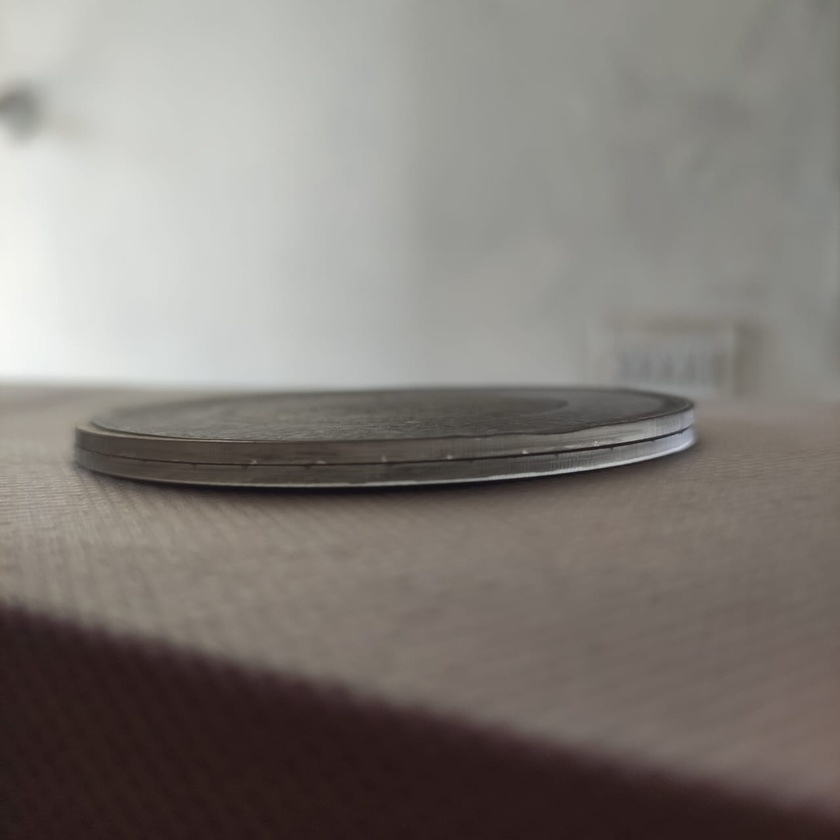
#> input picture Training/disc_ok.jpg, 840 x 840 px, shrunk from 1280 x 1280 before the run
$ python Day5.py
#> lines starting #> are read from the running program, lines starting #| are printed output that depends on the picture; after the words box and inside, x2 and y2 are one past the last pixel; in counts of white or black regions, pixels touching at a corner belong together
import cv2
import numpy as np


def detect_missing_slice(image_path):
    # Load the image
#> called with image_path = 'disc_ok.jpg'
    image = cv2.imread(image_path)
#> image is the input picture: shape (840, 840, 3); mean B, G, R 120.6, 125.5, 130.7
    gray = cv2.cvtColor(image, cv2.COLOR_BGR2GRAY)

    # Apply Gaussian blur to the grayscale image
    blurred = cv2.GaussianBlur(gray, (5, 5), 0)

    # Perform edge detection
    edges = cv2.Canny(blurred, 50, 150)
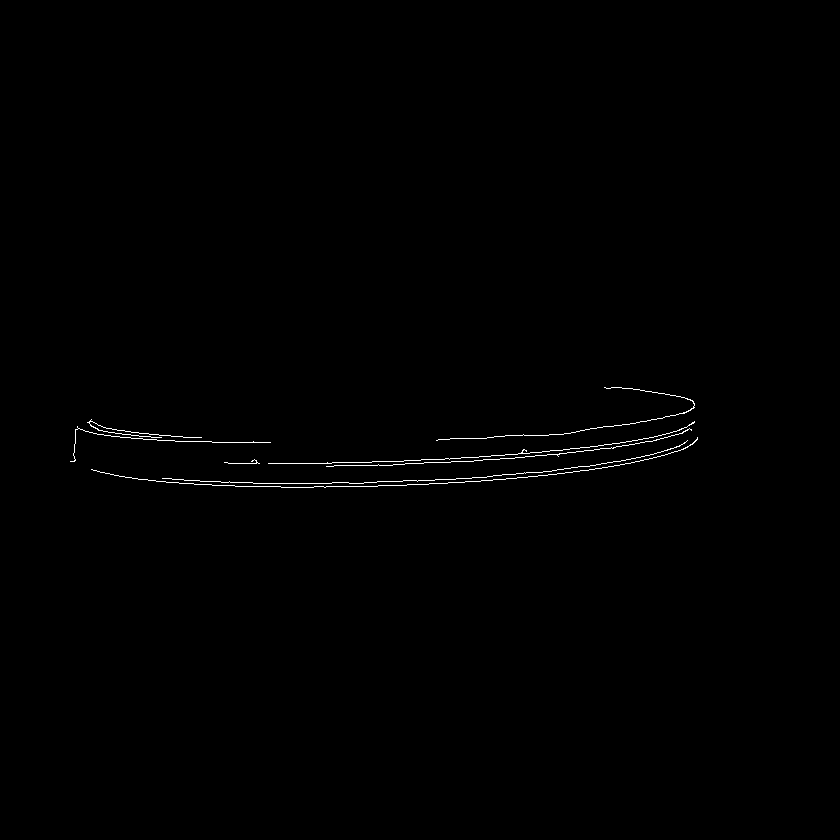
#> edges: shape (840, 840); 0.4% white in thin lines or dots, all inside (x1, y1, x2, y2) = (70, 387, 698, 488)

    # Find contours
    contours, _ = cv2.findContours(edges, cv2.RETR_TREE, cv2.CHAIN_APPROX_SIMPLE)
#> contours = 8 contours, all with area under 20

    # Sort contours by area and get the largest one
    contours = sorted(contours, key=cv2.contourArea, reverse=True)
    largest_contour = contours[0]
#> largest_contour = contour of 180 points, box (x1, y1, x2, y2) (268, 421, 695, 464), area 12

    # Fit an ellipse to the largest contour
    ellipse = cv2.fitEllipse(largest_contour)
#> ellipse = ((356.1, 429.7), (64.62, 676.4), 88.28)

    # Draw the detected contour and the fitted ellipse on the original image
    output = image.copy()
    cv2.drawContours(output, [largest_contour], -1, (0, 255, 0), 2)
    cv2.ellipse(output, ellipse, (255, 0, 0), 2)
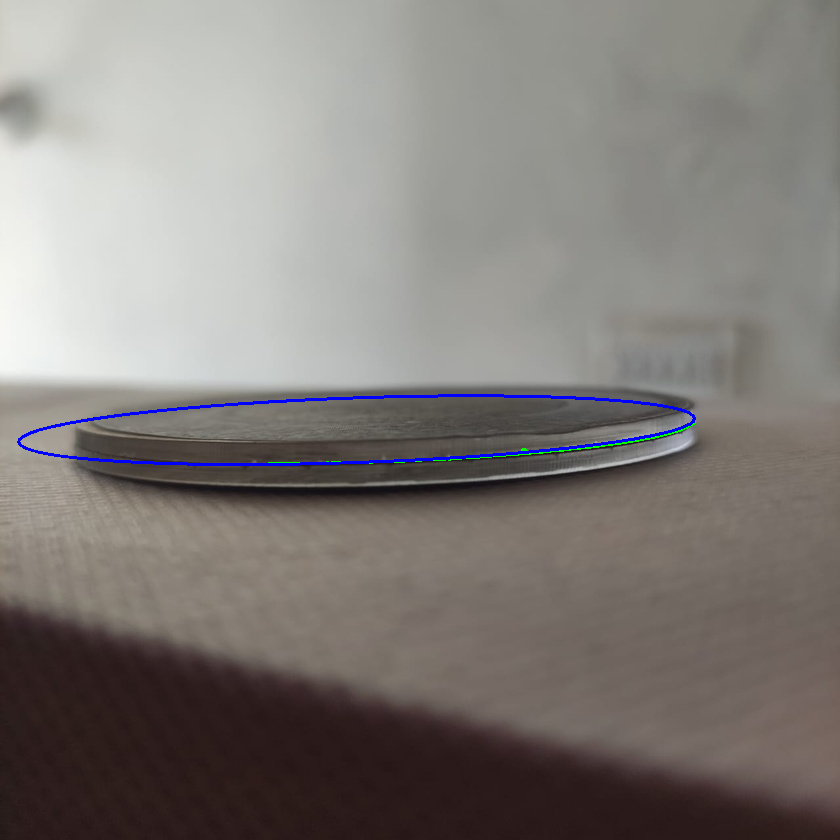
#> output: shape (840, 840, 3); mean B, G, R 121.5, 125, 130

    # Create a mask with the fitted ellipse
    ellipse_mask = np.zeros_like(gray)
    cv2.ellipse(ellipse_mask, ellipse, 255, thickness=-1)
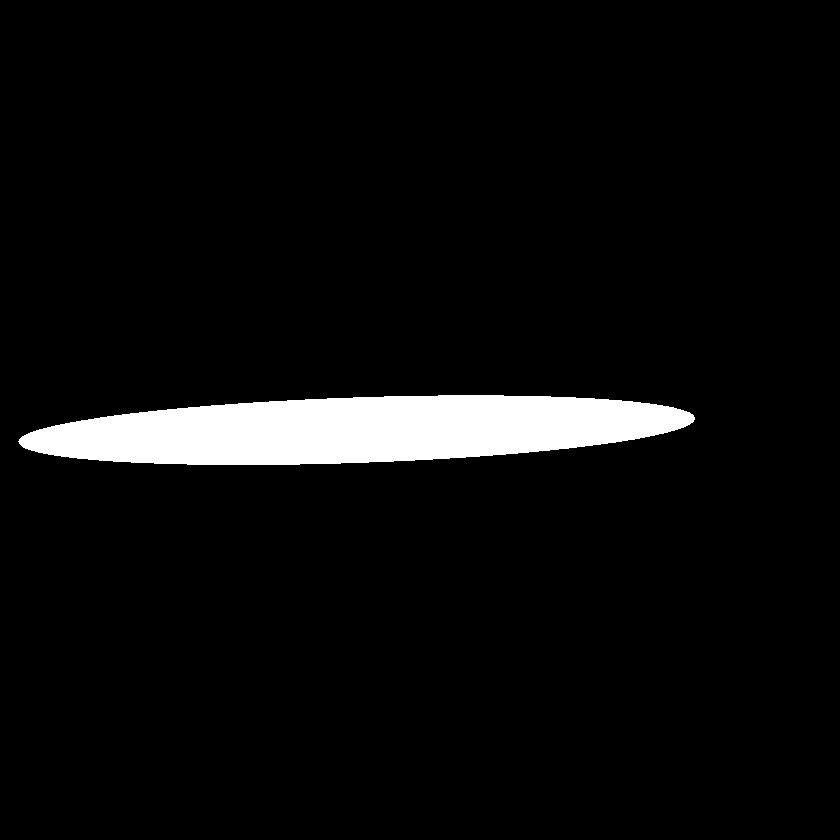
#> ellipse_mask: shape (840, 840); 5% white; 1 white region, box (x1, y1, x2, y2) and area: (18, 395, 695, 465) 34993

    # Calculate the area of the largest contour and the area of the ellipse mask
    contour_area = cv2.contourArea(largest_contour)
#> contour_area = 12
    ellipse_area = np.sum(ellipse_mask // 255)
#> ellipse_area = 34993

    # Calculate the difference between the contour area and the ellipse area
    area_difference = abs(contour_area - ellipse_area)
#> area_difference = 34981
    area_difference_threshold = 0.05 * ellipse_area  # 5% of the ellipse area
#> area_difference_threshold = 1749.7

    if area_difference > area_difference_threshold:
        print("A slice is missing.")
    else:
        print("The disc is intact.")

    # Display the result
    cv2.imshow('Detected Contour and Fitted Ellipse', output)
    cv2.waitKey(0)
    cv2.destroyAllWindows()


# Path to your image
image_path = 'disc_ok.jpg'
detect_missing_slice(image_path)

$ run again, with Training/disc.jpg copied over Training/disc_ok.jpg
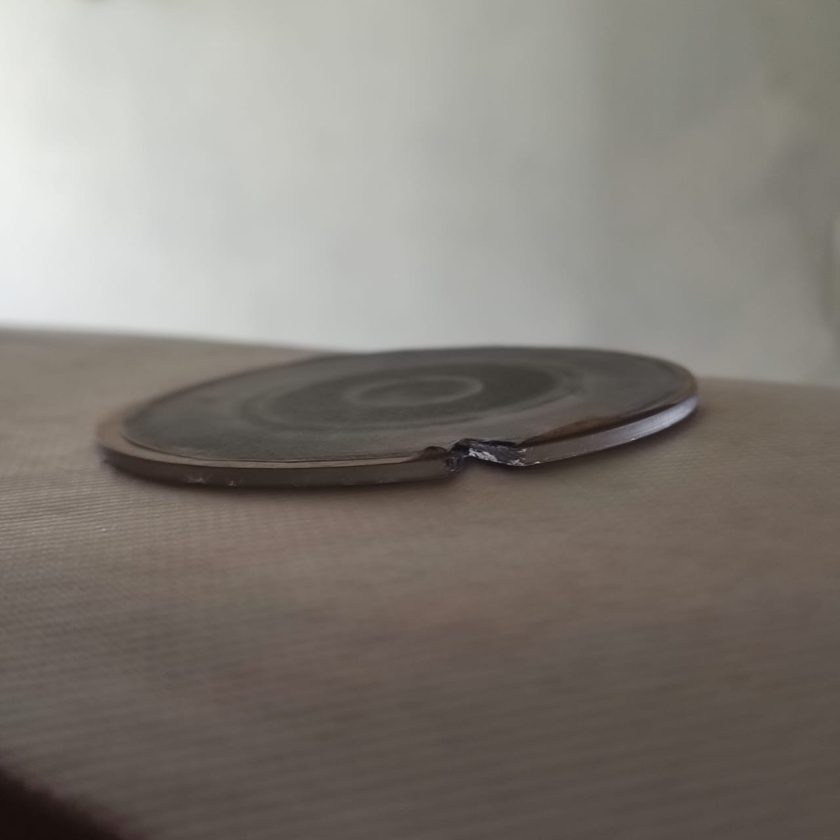
#> input picture Training/disc.jpg, 840 x 840 px, shrunk from 1280 x 1280 before the run
#> in detect_missing_slice, image is the input picture: shape (840, 840, 3); mean B, G, R 119.1, 125.5, 130.9
#> in detect_missing_slice, `edges = cv2.Canny(blurred, 50, 150)`:
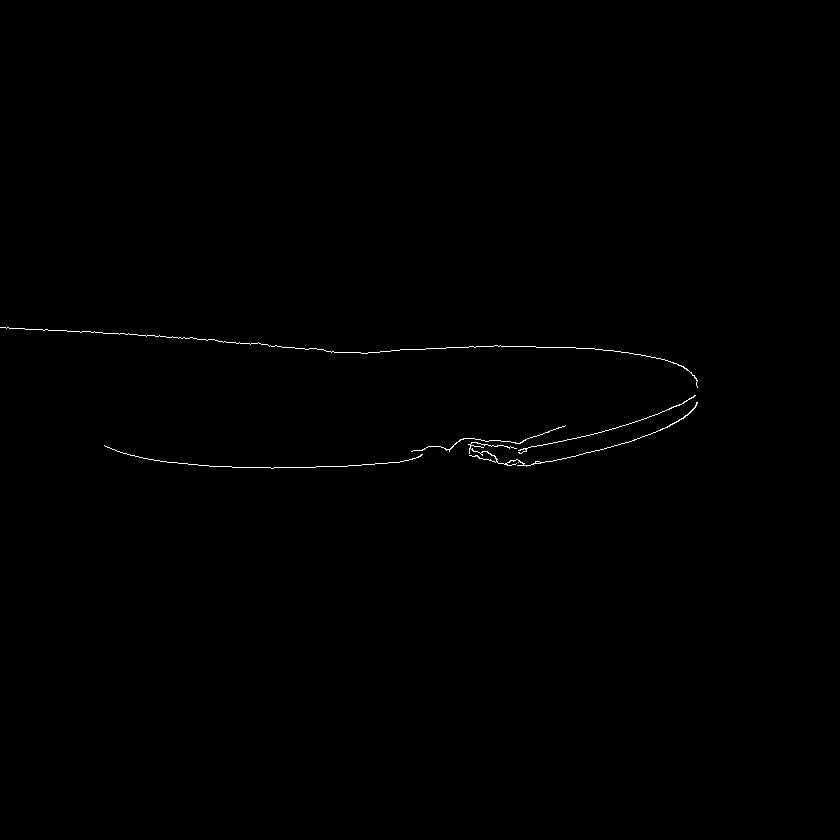
#> edges: shape (840, 840); 0.26% white in thin lines or dots, all inside (x1, y1, x2, y2) = (0, 327, 698, 469)
#> contours = 6 contours, 4 with area under 20; largest, box (x1, y1, x2, y2) and area: (468, 402, 698, 467) 74, (411, 425, 566, 452) 20
#> largest_contour = contour of 397 points, box (x1, y1, x2, y2) (468, 402, 698, 467), area 74
#> ellipse = ((590.2, 423.1), (57.18, 227.7), 75.8)
#> in detect_missing_slice, `cv2.ellipse(ellipse_mask, ellipse, 255, thickness=-1)`:
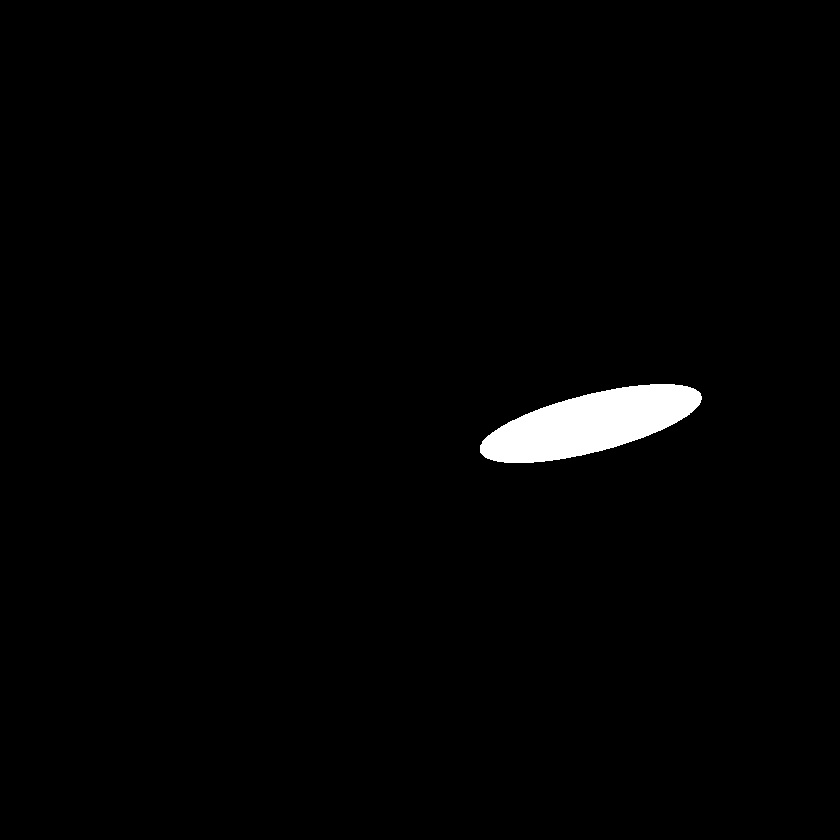
#> ellipse_mask: shape (840, 840); 1.5% white; 1 white region, box (x1, y1, x2, y2) and area: (480, 384, 702, 463) 10443
#> contour_area = 74.5
#> ellipse_area = 10443
#> area_difference = 10368.5
#> area_difference_threshold = 522.1

$ run again, with Training/fox.jpg copied over Training/disc_ok.jpg
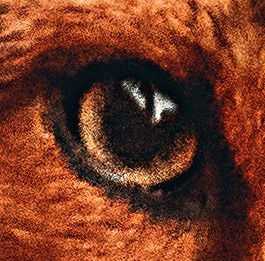
#> input picture Training/fox.jpg, 265 x 261 px
#> in detect_missing_slice, image is the input picture: shape (261, 265, 3); mean B, G, R 34.4, 55.7, 116
#> in detect_missing_slice, `edges = cv2.Canny(blurred, 50, 150)`:
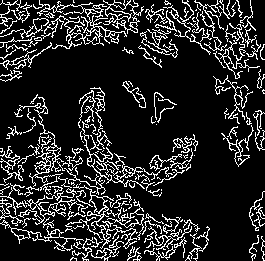
#> edges: shape (261, 265); 15.4% white in thin lines or dots
#> contours = 263 contours, 199 with area under 20; largest, box (x1, y1, x2, y2) and area: (33, 0, 127, 49) 498, (73, 184, 138, 249) 290, (29, 97, 64, 187) 276, (0, 220, 84, 251) 240, (82, 121, 173, 189) 222
#> largest_contour = contour of 708 points, box (x1, y1, x2, y2) (33, 0, 127, 49), area 498
#> ellipse = ((77.38, 23.95), (40.45, 77.8), 100.6)
#> in detect_missing_slice, `cv2.ellipse(ellipse_mask, ellipse, 255, thickness=-1)`:
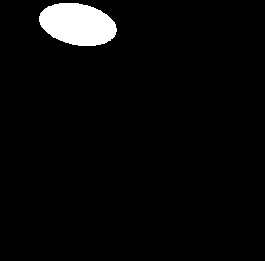
#> ellipse_mask: shape (261, 265); 3.7% white; 1 white region, box (x1, y1, x2, y2) and area: (39, 3, 117, 46) 2557
#> contour_area = 498
#> ellipse_area = 2557
#> area_difference = 2059
#> area_difference_threshold = 127.9
